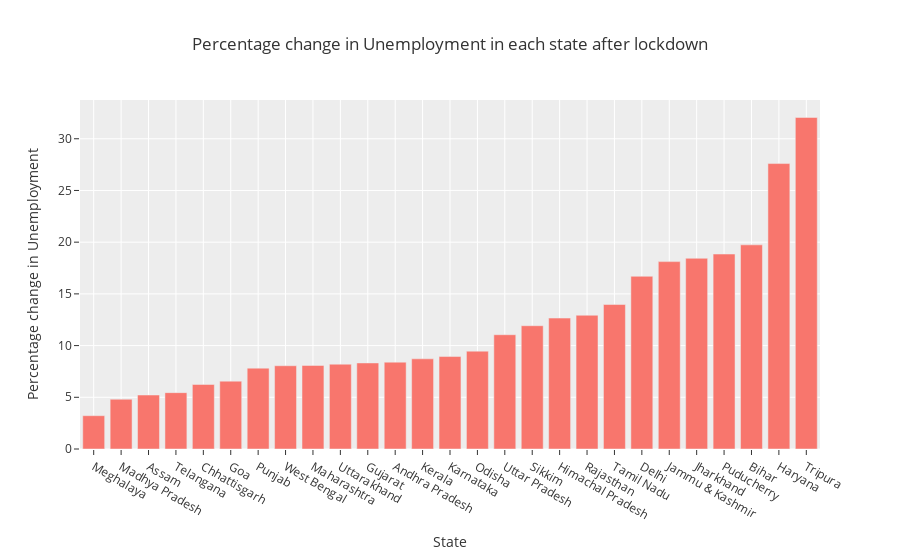

Write notebook code for a chart like this one.
### Code cell
# Rate of change in perecentages

m_lockdown['Percentage change in Unemployment'] = round(m_lockdown['Unemployment Rate after lockdown'] - m_lockdown['Unemployment Rate before lockdown']/m_lockdown['Unemployment Rate before lockdown'],2)
plot_per = m_lockdown.sort_values('Percentage change in Unemployment')

# After lockdown

fig = px.bar(plot_per, x='State', y='Percentage change in Unemployment',title ='Percentage change in Unemployment in each state after lockdown', template = 'ggplot2',barmode= 'relative')
fig.show()

### Figure 1 — Plotly figure (JSON) as saved in the notebook; plotly's stock layout.template omitted (floating-point values rounded to 4 significant figures)
{"data": [{"alignmentgroup": "True", "hovertemplate": "State=%{x}<br>Percentage change in Unemployment=%{y}<extra></extra>", "legendgroup": "", "marker": {"color": "#F8766D", "pattern": {"shape": ""}}, "name": "", "offsetgroup": "", "orientation": "v", "showlegend": false, "textposition": "auto", "type": "bar", "x": ["Meghalaya", "Madhya Pradesh", "Assam", "Telangana", "Chhattisgarh", "Goa", "Punjab", "West Bengal", "Maharashtra", "Uttarakhand", "Gujarat", "Andhra Pradesh", "Kerala", "Karnataka", "Odisha", "Uttar Pradesh", "Sikkim", "Himachal Pradesh", "Rajasthan", "Tamil Nadu", "Delhi", "Jammu & Kashmir", "Jharkhand", "Puducherry", "Bihar", "Haryana", "Tripura"], "xaxis": "x", "y": [3.22, 4.81, 5.22, 5.45, 6.24, 6.56, 7.82, 8.05, 8.08, 8.2, 8.32, 8.4, 8.72, 8.94, 9.46, 11.05, 11.92, 12.66, 12.93, 13.97, 16.7, 18.12, 18.44, 18.85, 19.74, 27.6, 32.06], "yaxis": "y"}], "layout": {"autosize": true, "barmode": "relative", "legend": {"tracegroupgap": 0}, "title": {"text": "Percentage change in Unemployment in each state after lockdown"}, "xaxis": {"anchor": "y", "autorange": true, "domain": [0, 1], "range": [-0.5, 26.5], "title": {"text": "State"}, "type": "category"}, "yaxis": {"anchor": "x", "autorange": true, "domain": [0, 1], "range": [0, 33.75], "title": {"text": "Percentage change in Unemployment"}, "type": "linear"}}}
